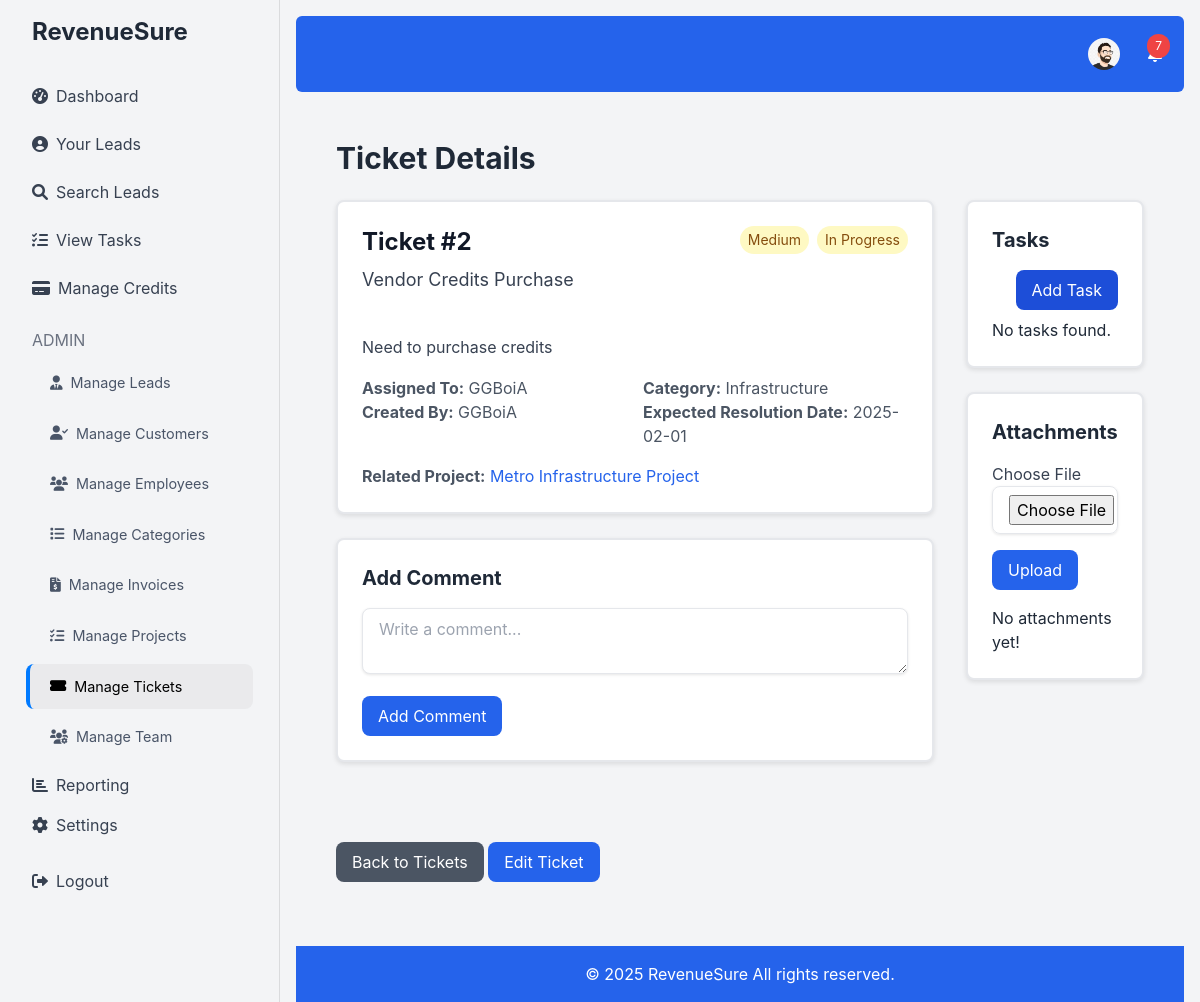
Page /view_ticket.php?id=2 (signed in) on the earlier database version.
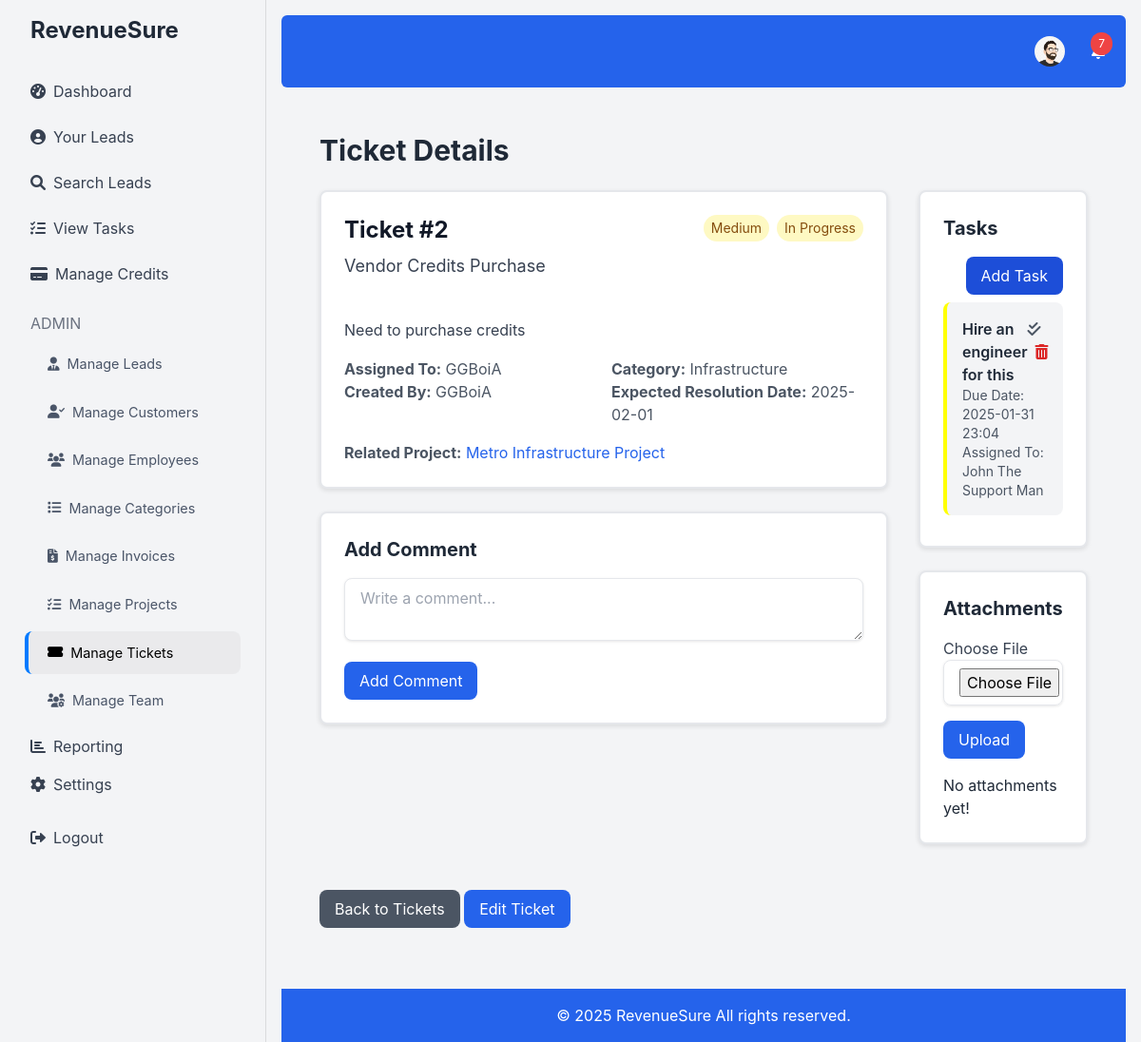
Same page on the later database version.
### tables this page shows
CREATE TABLE `users` (
  `id` int(11) NOT NULL,
  `username` varchar(50) NOT NULL,
  `email` varchar(100) NOT NULL,
  `password` varchar(255) NOT NULL,
  `credits` int(11) DEFAULT 0,
  `created_at` timestamp NOT NULL DEFAULT current_timestamp(),
  `role` enum('admin','user') DEFAULT 'user',
  `profile_picture` varchar(255) DEFAULT NULL,
  `role_id` int(11) DEFAULT NULL,
  `department_id` int(11) DEFAULT NULL
);

CREATE TABLE `support_tickets` (
  `id` int(11) NOT NULL,
  `user_id` int(11) NOT NULL,
  `title` varchar(255) NOT NULL,
  `description` text DEFAULT NULL,
  `priority` enum('High','Medium','Low') DEFAULT 'Low',
  `assigned_to` int(11) DEFAULT NULL,
  `category` varchar(100) DEFAULT NULL,
  `status` enum('New','In Progress','Resolved','Closed') DEFAULT 'New',
  `expected_resolution_date` date DEFAULT NULL,
  `created_at` timestamp NOT NULL DEFAULT current_timestamp(),
  `project_id` int(11) DEFAULT NULL
);

CREATE TABLE `projects` (
  `id` int(11) NOT NULL,
  `project_id` varchar(50) NOT NULL,
  `name` varchar(255) NOT NULL,
  `assigned_lead_customer_id` int(11) DEFAULT NULL,
  `assigned_lead_customer_type` enum('lead','customer') DEFAULT NULL,
  `project_manager_id` int(11) NOT NULL,
  `start_date` date NOT NULL,
  `end_date` date DEFAULT NULL,
  `status` enum('Not Started','In Progress','Completed','On Hold','Canceled') DEFAULT 'Not Started',
  `priority` enum('High','Medium','Low') DEFAULT 'Medium',
  `project_category_id` int(11) DEFAULT NULL,
  `billing_type` enum('Hourly','Fixed Price','Retainer') DEFAULT NULL,
  `budget` decimal(10,2) DEFAULT NULL,
  `description` text DEFAULT NULL,
  `created_at` timestamp NOT NULL DEFAULT current_timestamp()
);

CREATE TABLE `support_ticket_tasks` (
  `id` int(11) NOT NULL,
  `ticket_id` int(11) NOT NULL,
  `title` varchar(255) NOT NULL,
  `description` text DEFAULT NULL,
  `due_date` datetime DEFAULT NULL,
  `status` enum('To Do','In Progress','Completed') DEFAULT 'To Do',
  `assigned_to` int(11) DEFAULT NULL,
  `priority` enum('Low','Medium','High') DEFAULT 'Medium',
  `created_at` timestamp NOT NULL DEFAULT current_timestamp()
);

### view_ticket.php (the view, shortened to what the rows shown need)
<?php
require 'db.php';
$ticket_id = isset($_GET['id']) ? (int)$_GET['id'] : 0;
$stmt = $conn->prepare("SELECT support_tickets.*, users.username as assigned_username, users2.username as created_username, projects.name as project_name
                        FROM support_tickets
                        LEFT JOIN users ON support_tickets.assigned_to = users.id
                         LEFT JOIN users as users2 ON support_tickets.user_id = users2.id
                        LEFT JOIN projects ON support_tickets.project_id = projects.id
                        WHERE support_tickets.id = :id");
$stmt->bindParam(':id', $ticket_id);
$stmt->execute();
$ticket = $stmt->fetch(PDO::FETCH_ASSOC);
$stmt = $conn->prepare("SELECT support_ticket_tasks.*, users.username FROM support_ticket_tasks JOIN users ON support_ticket_tasks.assigned_to = users.id WHERE ticket_id = :ticket_id ORDER BY due_date ASC");
$stmt->bindParam(':ticket_id', $ticket_id);
$stmt->execute();
$tasks = $stmt->fetchAll(PDO::FETCH_ASSOC);
require 'header.php';
?>
<div class="container mx-auto p-6 fade-in">
    <h1 class="text-3xl font-bold text-gray-800 mb-6">Ticket Details</h1>
    <div class="flex flex-wrap -mx-4">
        <div class="w-full md:w-3/4 px-4 mb-6">
            <div class="bg-white border-2 border-gray-200 p-6 rounded-lg mb-6">
                  <div class="flex justify-between items-start mb-6">
                        <div>
                            <h2 class="text-2xl font-bold text-gray-900 mb-2">
                                Ticket #<?php echo htmlspecialchars($ticket['id']); ?>
                            </h2>
                                <p class="text-gray-700 mb-4 text-lg "><?php echo htmlspecialchars($ticket['title']); ?></p>
                         </div>
                         <div class="flex gap-2 items-start">
                            <span class="px-2 py-1 rounded-full text-sm  <?php
                                    switch ($ticket['priority']) {
                                        case 'Medium':
                                             echo 'bg-yellow-100 text-yellow-800';
                                            break;
                                }
                                ?>"><?php echo htmlspecialchars($ticket['priority']); ?></span>
                                <span class="px-2 py-1 rounded-full text-sm <?php
                                    switch ($ticket['status']) {
                                            case 'In Progress':
                                                echo 'bg-yellow-100 text-yellow-800';
                                               break;
                                        }
                                     ?>"><?php echo htmlspecialchars($ticket['status']); ?></span>
                           </div>
                    </div>
                 <p class="text-gray-700 leading-relaxed mb-4"><?php echo nl2br(htmlspecialchars($ticket['description'])); ?></p>
                 <div class="grid grid-cols-1 md:grid-cols-2 gap-4">
                       <div>
                            <p class="text-gray-600"><strong>Assigned To:</strong> <?php echo htmlspecialchars($ticket['assigned_username'] ? $ticket['assigned_username'] : 'Unassigned'); ?></p>
                           <p class="text-gray-600"><strong>Created By:</strong> <?php echo htmlspecialchars($ticket['created_username']); ?></p>
                      </div>
                      <div>
                        <p class="text-gray-600"><strong>Category:</strong> <?php echo htmlspecialchars($ticket['category']); ?></p>
                           <p class="text-gray-600">
                                <strong>Expected Resolution Date:</strong> <?php echo htmlspecialchars($ticket['expected_resolution_date'] ? $ticket['expected_resolution_date'] : 'N/A'); ?>
                            </p>
                        </div>
                 </div>
                 <?php if ($ticket['project_name']): ?>
                     <p class="mt-4 text-gray-600"><strong>Related Project:</strong> <a href="view_project.php?id=<?php echo htmlspecialchars($ticket['project_id']); ?>" class="text-blue-600 hover:underline"><?php echo htmlspecialchars($ticket['project_name']); ?></a></p>
                    <?php endif; ?>
           </div>
        <div class="bg-white border-2 border-gray-200 p-6 rounded-lg mb-8">
            <h2 class="text-xl font-bold text-gray-800 mb-4">Add Comment</h2>
             </div>
           </div>
        <div class="w-full md:w-1/4 px-4 mb-6">
            <div class="bg-white border-2 border-gray-200 p-6 rounded-lg mb-6 ">
                <h2 class="text-xl font-bold text-gray-800 mb-4">Tasks</h2>
                       <?php if($tasks): ?>
                           <ul class="space-y-2">
                               <?php foreach($tasks as $task): ?>
                                   <li class="bg-gray-100 p-4 rounded-lg mb-2"
                                       style="border-left: 4px solid <?php
                                      switch ($task['priority']) {
                                           case 'Medium':
                                               echo 'yellow';
                                             break;
                                        }
                                    ?>;">
                                        <div class="flex justify-between">
                                                <p class="font-semibold"><a href="edit_support_ticket_task.php?id=<?php echo $task['id']; ?>&ticket_id=<?php echo $ticket_id; ?>" class="hover:underline"> <?php echo htmlspecialchars($task['title']); ?></a></p>
                                                <div>
                                                    <a href="toggle_support_task_status.php?id=<?php echo $task['id']; ?>&status=<?php echo $task['status'] === 'To Do' ? 'In Progress' : ($task['status'] === 'In Progress' ? 'Completed' : 'To Do'); ?>" class="text-gray-600 hover:underline">
                                                      <?php
                                                           if ($task['status'] === 'To Do') {
                                                                echo '<i class="fas fa-play"></i>';
                                                           } else if ($task['status'] === 'In Progress') {
                                                                echo '<i class="fas fa-check-double"></i>';
                                                            }
                                                             else {
                                                                 echo '<i class="fas fa-history"></i>';
                                                              }
                                                       ?>
                                                  </a>
                                                    <a href="delete_support_ticket_task.php?id=<?php echo $task['id']; ?>&ticket_id=<?php echo $ticket_id; ?>" class="text-red-600 hover:underline ml-2"><i class="fas fa-trash-alt"></i></a>
                                                   </div>
                                          </div>
                                           <p class="text-gray-600 text-sm">Due Date:  <?php echo htmlspecialchars(date('Y-m-d H:i', strtotime($task['due_date']))); ?>
                                           </p>
                                      <p class="text-gray-600 text-sm">Assigned To: <?php echo htmlspecialchars($task['username'] ? $task['username'] : 'Unassigned'); ?>  </p>
                                   </li>
                               <?php endforeach; ?>
                             </ul>
                         <?php else: ?>
                            <p>No tasks found.</p>
                         <?php endif; ?>
            </div>
              <div class="bg-white border-2 border-gray-200 p-6 rounded-lg">
                   <h2 class="text-xl font-bold text-gray-800 mb-4">Attachments</h2>
            </div>
        </div>
    </div>
</div>
<?php
require 'footer.php';
?>

### header.php (shortened to what the rows shown need)
<!DOCTYPE html>
<html lang="en">
<head>
    <script src="https://cdn.tailwindcss.com"></script>
    <link href="https://cdnjs.cloudflare.com/ajax/libs/font-awesome/6.0.0-beta3/css/all.min.css" rel="stylesheet">
     <link rel="stylesheet" href="https://cdnjs.cloudflare.com/ajax/libs/animate.css/4.1.1/animate.min.css"/>
</head>
<body class="bg-gray-100">
    <div class="flex h-screen fade-in-up">
        <div class="flex-1 p-4 fade-in">
            <nav class="bg-blue-600 p-4 text-white mb-6 rounded-md">
                <div class="container mx-auto flex justify-end items-center">
                    <?php if (isset($_SESSION['user_id'])): ?>
                       <div class="relative top-nav-button mr-4 hover:bg-white/10 p-1.5 rounded-full transition-colors" >
                            <button id="profileButton" class="relative flex items-center">
                                <?php
                                $stmt = $conn->prepare("SELECT profile_picture FROM users WHERE id = :user_id");
                                $stmt->bindParam(':user_id', $_SESSION['user_id']);
                                $stmt->execute();
                                $user = $stmt->fetch(PDO::FETCH_ASSOC);
                                $profile_picture = $user['profile_picture'];
                                if ($profile_picture) : ?>
                                    <img src="<?php echo $profile_picture; ?>" alt="Profile Picture" class="rounded-full w-8 h-8 object-cover">
                                <?php else : ?>
                                    <i class="fas fa-user-circle fa-lg"></i>
                                <?php endif; ?>
                            </button>
                         </div>
                   <?php endif; ?>
                </div>
            </nav>
             <div class="container mx-auto px-4">

Differences in the rows shown:
added support_ticket_tasks: title "Hire an engineer for this", status "In Progress" (drawn), due_date "2025-01-31 23:04", assigned_to.username "John The Support Man"
Other differences:
text no longer shown: "No tasks found."
